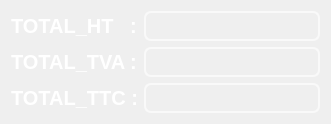
     <widget class="QWidget" name="layoutWidget_7">
      <property name="geometry">
       <rect>
        <x>1</x>
        <y>260</y>
        <width>331</width>
        <height>109</height>
       </rect>
      </property>
      <layout class="QHBoxLayout" name="horizontalLayout_16">
       <item>
        <layout class="QVBoxLayout" name="verticalLayout_20">
         <item>
          <widget class="QLabel" name="label_13">
           <property name="palette">
            <palette>
             <active>
              <colorrole role="WindowText">
               <brush brushstyle="SolidPattern">
                <color alpha="255">
                 <red>255</red>
                 <green>255</green>
                 <blue>255</blue>
                </color>
               </brush>
              </colorrole>
              <colorrole role="Button">
               <brush brushstyle="SolidPattern">
                <color alpha="0">
                 <red>0</red>
                 <green>0</green>
                 <blue>0</blue>
                </color>
               </brush>
              </colorrole>
              <colorrole role="Text">
               <brush brushstyle="SolidPattern">
                <color alpha="255">
                 <red>255</red>
                 <green>255</green>
                 <blue>255</blue>
                </color>
               </brush>
              </colorrole>
              <colorrole role="Base">
               <brush brushstyle="SolidPattern">
                <color alpha="0">
                 <red>0</red>
                 <green>0</green>
                 <blue>0</blue>
                </color>
               </brush>
              </colorrole>
              <colorrole role="Window">
               <brush brushstyle="SolidPattern">
                <color alpha="0">
                 <red>0</red>
                 <green>0</green>
                 <blue>0</blue>
                </color>
               </brush>
              </colorrole>
              <colorrole role="PlaceholderText">
               <brush brushstyle="SolidPattern">
                <color alpha="128">
                 <red>255</red>
                 <green>255</green>
                 <blue>255</blue>
                </color>
               </brush>
              </colorrole>
             </active>
             <inactive>
              <colorrole role="WindowText">
               <brush brushstyle="SolidPattern">
                <color alpha="255">
                 <red>255</red>
                 <green>255</green>
                 <blue>255</blue>
                </color>
               </brush>
              </colorrole>
              <colorrole role="Button">
               <brush brushstyle="SolidPattern">
                <color alpha="0">
                 <red>0</red>
                 <green>0</green>
                 <blue>0</blue>
                </color>
               </brush>
              </colorrole>
              <colorrole role="Text">
               <brush brushstyle="SolidPattern">
                <color alpha="255">
                 <red>255</red>
                 <green>255</green>
                 <blue>255</blue>
                </color>
               </brush>
              </colorrole>
              <colorrole role="Base">
               <brush brushstyle="SolidPattern">
                <color alpha="0">
                 <red>0</red>
                 <green>0</green>
                 <blue>0</blue>
                </color>
               </brush>
              </colorrole>
              <colorrole role="Window">
               <brush brushstyle="SolidPattern">
                <color alpha="0">
                 <red>0</red>
                 <green>0</green>
                 <blue>0</blue>
                </color>
               </brush>
              </colorrole>
              <colorrole role="PlaceholderText">
               <brush brushstyle="SolidPattern">
                <color alpha="128">
                 <red>255</red>
                 <green>255</green>
                 <blue>255</blue>
                </color>
               </brush>
              </colorrole>
             </inactive>
             <disabled>
              <colorrole role="WindowText">
               <brush brushstyle="SolidPattern">
                <color alpha="255">
                 <red>120</red>
                 <green>120</green>
                 <blue>120</blue>
                </color>
               </brush>
              </colorrole>
              <colorrole role="Button">
               <brush brushstyle="SolidPattern">
                <color alpha="0">
                 <red>0</red>
                 <green>0</green>
                 <blue>0</blue>
                </color>
               </brush>
              </colorrole>
              <colorrole role="Text">
               <brush brushstyle="SolidPattern">
                <color alpha="255">
                 <red>120</red>
                 <green>120</green>
                 <blue>120</blue>
                </color>
               </brush>
              </colorrole>
              <colorrole role="Base">
               <brush brushstyle="SolidPattern">
                <color alpha="0">
                 <red>0</red>
                 <green>0</green>
                 <blue>0</blue>
                </color>
               </brush>
              </colorrole>
              <colorrole role="Window">
               <brush brushstyle="SolidPattern">
                <color alpha="0">
                 <red>0</red>
                 <green>0</green>
                 <blue>0</blue>
                </color>
               </brush>
              </colorrole>
              <colorrole role="PlaceholderText">
               <brush brushstyle="SolidPattern">
                <color alpha="128">
                 <red>0</red>
                 <green>0</green>
                 <blue>0</blue>
                </color>
               </brush>
              </colorrole>
             </disabled>
            </palette>
           </property>
           <property name="font">
            <font>
             <pointsize>15</pointsize>
             <weight>75</weight>
             <bold>true</bold>
            </font>
           </property>
           <property name="text">
            <string>TOTAL_HT   :</string>
           </property>
          </widget>
         </item>
         <item>
          <widget class="QLabel" name="label_14">
           <property name="palette">
            <palette>
             <active>
              <colorrole role="WindowText">
               <brush brushstyle="SolidPattern">
                <color alpha="255">
                 <red>255</red>
                 <green>255</green>
                 <blue>255</blue>
                </color>
               </brush>
              </colorrole>
              <colorrole role="Button">
               <brush brushstyle="SolidPattern">
                <color alpha="0">
                 <red>0</red>
                 <green>0</green>
                 <blue>0</blue>
                </color>
               </brush>
              </colorrole>
              <colorrole role="Text">
               <brush brushstyle="SolidPattern">
                <color alpha="255">
                 <red>255</red>
                 <green>255</green>
                 <blue>255</blue>
                </color>
               </brush>
              </colorrole>
              <colorrole role="Base">
               <brush brushstyle="SolidPattern">
                <color alpha="0">
                 <red>0</red>
                 <green>0</green>
                 <blue>0</blue>
                </color>
               </brush>
              </colorrole>
              <colorrole role="Window">
               <brush brushstyle="SolidPattern">
                <color alpha="0">
                 <red>0</red>
                 <green>0</green>
                 <blue>0</blue>
                </color>
               </brush>
              </colorrole>
              <colorrole role="PlaceholderText">
               <brush brushstyle="SolidPattern">
                <color alpha="128">
                 <red>255</red>
                 <green>255</green>
                 <blue>255</blue>
                </color>
               </brush>
              </colorrole>
             </active>
             <inactive>
              <colorrole role="WindowText">
               <brush brushstyle="SolidPattern">
                <color alpha="255">
                 <red>255</red>
                 <green>255</green>
                 <blue>255</blue>
                </color>
               </brush>
              </colorrole>
              <colorrole role="Button">
               <brush brushstyle="SolidPattern">
                <color alpha="0">
                 <red>0</red>
                 <green>0</green>
                 <blue>0</blue>
                </color>
               </brush>
              </colorrole>
              <colorrole role="Text">
               <brush brushstyle="SolidPattern">
                <color alpha="255">
                 <red>255</red>
                 <green>255</green>
                 <blue>255</blue>
                </color>
               </brush>
              </colorrole>
              <colorrole role="Base">
               <brush brushstyle="SolidPattern">
                <color alpha="0">
                 <red>0</red>
                 <green>0</green>
                 <blue>0</blue>
                </color>
               </brush>
              </colorrole>
              <colorrole role="Window">
               <brush brushstyle="SolidPattern">
                <color alpha="0">
                 <red>0</red>
                 <green>0</green>
                 <blue>0</blue>
                </color>
               </brush>
              </colorrole>
              <colorrole role="PlaceholderText">
               <brush brushstyle="SolidPattern">
                <color alpha="128">
                 <red>255</red>
                 <green>255</green>
                 <blue>255</blue>
                </color>
               </brush>
              </colorrole>
             </inactive>
             <disabled>
              <colorrole role="WindowText">
               <brush brushstyle="SolidPattern">
                <color alpha="255">
                 <red>120</red>
                 <green>120</green>
                 <blue>120</blue>
                </color>
               </brush>
              </colorrole>
              <colorrole role="Button">
               <brush brushstyle="SolidPattern">
                <color alpha="0">
                 <red>0</red>
                 <green>0</green>
                 <blue>0</blue>
                </color>
               </brush>
              </colorrole>
              <colorrole role="Text">
               <brush brushstyle="SolidPattern">
                <color alpha="255">
                 <red>120</red>
                 <green>120</green>
                 <blue>120</blue>
                </color>
               </brush>
              </colorrole>
              <colorrole role="Base">
               <brush brushstyle="SolidPattern">
                <color alpha="0">
                 <red>0</red>
                 <green>0</green>
                 <blue>0</blue>
                </color>
               </brush>
              </colorrole>
              <colorrole role="Window">
               <brush brushstyle="SolidPattern">
                <color alpha="0">
                 <red>0</red>
                 <green>0</green>
                 <blue>0</blue>
                </color>
               </brush>
              </colorrole>
              <colorrole role="PlaceholderText">
               <brush brushstyle="SolidPattern">
                <color alpha="128">
                 <red>0</red>
                 <green>0</green>
                 <blue>0</blue>
                </color>
               </brush>
              </colorrole>
             </disabled>
            </palette>
           </property>
           <property name="font">
            <font>
             <pointsize>15</pointsize>
             <weight>75</weight>
             <bold>true</bold>
            </font>
           </property>
           <property name="text">
            <string>TOTAL_TVA :</string>
           </property>
          </widget>
         </item>
         <item>
          <widget class="QLabel" name="label_15">
           <property name="palette">
            <palette>
             <active>
              <colorrole role="WindowText">
               <brush brushstyle="SolidPattern">
                <color alpha="255">
                 <red>255</red>
                 <green>255</green>
                 <blue>255</blue>
                </color>
               </brush>
              </colorrole>
              <colorrole role="Button">
               <brush brushstyle="SolidPattern">
                <color alpha="0">
                 <red>0</red>
                 <green>0</green>
                 <blue>0</blue>
                </color>
               </brush>
              </colorrole>
              <colorrole role="Text">
               <brush brushstyle="SolidPattern">
                <color alpha="255">
                 <red>255</red>
                 <green>255</green>
                 <blue>255</blue>
                </color>
               </brush>
              </colorrole>
              <colorrole role="Base">
               <brush brushstyle="SolidPattern">
                <color alpha="0">
                 <red>0</red>
                 <green>0</green>
                 <blue>0</blue>
                </color>
               </brush>
              </colorrole>
              <colorrole role="Window">
               <brush brushstyle="SolidPattern">
                <color alpha="0">
                 <red>0</red>
                 <green>0</green>
                 <blue>0</blue>
                </color>
               </brush>
              </colorrole>
              <colorrole role="PlaceholderText">
               <brush brushstyle="SolidPattern">
                <color alpha="128">
                 <red>255</red>
                 <green>255</green>
                 <blue>255</blue>
                </color>
               </brush>
              </colorrole>
             </active>
             <inactive>
              <colorrole role="WindowText">
               <brush brushstyle="SolidPattern">
                <color alpha="255">
                 <red>255</red>
                 <green>255</green>
                 <blue>255</blue>
                </color>
               </brush>
              </colorrole>
              <colorrole role="Button">
               <brush brushstyle="SolidPattern">
                <color alpha="0">
                 <red>0</red>
                 <green>0</green>
                 <blue>0</blue>
                </color>
               </brush>
              </colorrole>
              <colorrole role="Text">
               <brush brushstyle="SolidPattern">
                <color alpha="255">
                 <red>255</red>
                 <green>255</green>
                 <blue>255</blue>
                </color>
               </brush>
              </colorrole>
              <colorrole role="Base">
               <brush brushstyle="SolidPattern">
                <color alpha="0">
                 <red>0</red>
                 <green>0</green>
                 <blue>0</blue>
                </color>
               </brush>
              </colorrole>
              <colorrole role="Window">
               <brush brushstyle="SolidPattern">
                <color alpha="0">
                 <red>0</red>
                 <green>0</green>
                 <blue>0</blue>
                </color>
               </brush>
              </colorrole>
              <colorrole role="PlaceholderText">
               <brush brushstyle="SolidPattern">
                <color alpha="128">
                 <red>255</red>
                 <green>255</green>
                 <blue>255</blue>
                </color>
               </brush>
              </colorrole>
             </inactive>
             <disabled>
              <colorrole role="WindowText">
               <brush brushstyle="SolidPattern">
                <color alpha="255">
                 <red>120</red>
                 <green>120</green>
                 <blue>120</blue>
                </color>
               </brush>
              </colorrole>
              <colorrole role="Button">
               <brush brushstyle="SolidPattern">
                <color alpha="0">
                 <red>0</red>
                 <green>0</green>
                 <blue>0</blue>
                </color>
               </brush>
              </colorrole>
              <colorrole role="Text">
               <brush brushstyle="SolidPattern">
                <color alpha="255">
                 <red>120</red>
                 <green>120</green>
                 <blue>120</blue>
                </color>
               </brush>
              </colorrole>
              <colorrole role="Base">
               <brush brushstyle="SolidPattern">
                <color alpha="0">
                 <red>0</red>
                 <green>0</green>
                 <blue>0</blue>
                </color>
               </brush>
              </colorrole>
              <colorrole role="Window">
               <brush brushstyle="SolidPattern">
                <color alpha="0">
                 <red>0</red>
                 <green>0</green>
                 <blue>0</blue>
                </color>
               </brush>
              </colorrole>
              <colorrole role="PlaceholderText">
               <brush brushstyle="SolidPattern">
                <color alpha="128">
                 <red>0</red>
                 <green>0</green>
                 <blue>0</blue>
                </color>
               </brush>
              </colorrole>
             </disabled>
            </palette>
           </property>
           <property name="font">
            <font>
             <pointsize>15</pointsize>
             <weight>75</weight>
             <bold>true</bold>
            </font>
           </property>
           <property name="text">
            <string>TOTAL_TTC :</string>
           </property>
          </widget>
         </item>
        </layout>
       </item>
       <item>
        <layout class="QVBoxLayout" name="verticalLayout_21">
         <item>
          <widget class="QLineEdit" name="totalht_M">
           <property name="styleSheet">
            <string notr="true">QLineEdit{
color: white;
background-color:Transparent;;
border-width: 2px;
border-color: #F9F9F9;
border-style: solid;
border-radius: 7;
padding: 3px;
font-size: 15px;

}
QLineEdit:focus
{border:2px solid #FBAD25;
}</string>
           </property>
          </widget>
         </item>
         <item>
          <widget class="QLineEdit" name="tttva_M">
           <property name="styleSheet">
            <string notr="true">QLineEdit{
color: white;
background-color:Transparent;;
border-width: 2px;
border-color: #F9F9F9;
border-style: solid;
border-radius: 7;
padding: 3px;
font-size: 15px;

}
QLineEdit:focus
{border:2px solid #FBAD25;
}</string>
           </property>
          </widget>
         </item>
         <item>
          <widget class="QLineEdit" name="ttttc_M">
           <property name="styleSheet">
            <string notr="true">QLineEdit{
color: white;
background-color:Transparent;;
border-width: 2px;
border-color: #F9F9F9;
border-style: solid;
border-radius: 7;
padding: 3px;
font-size: 15px;

}
QLineEdit:focus
{border:2px solid #FBAD25;
}</string>
           </property>
          </widget>
         </item>
        </layout>
       </item>
      </layout>
     </widget>
